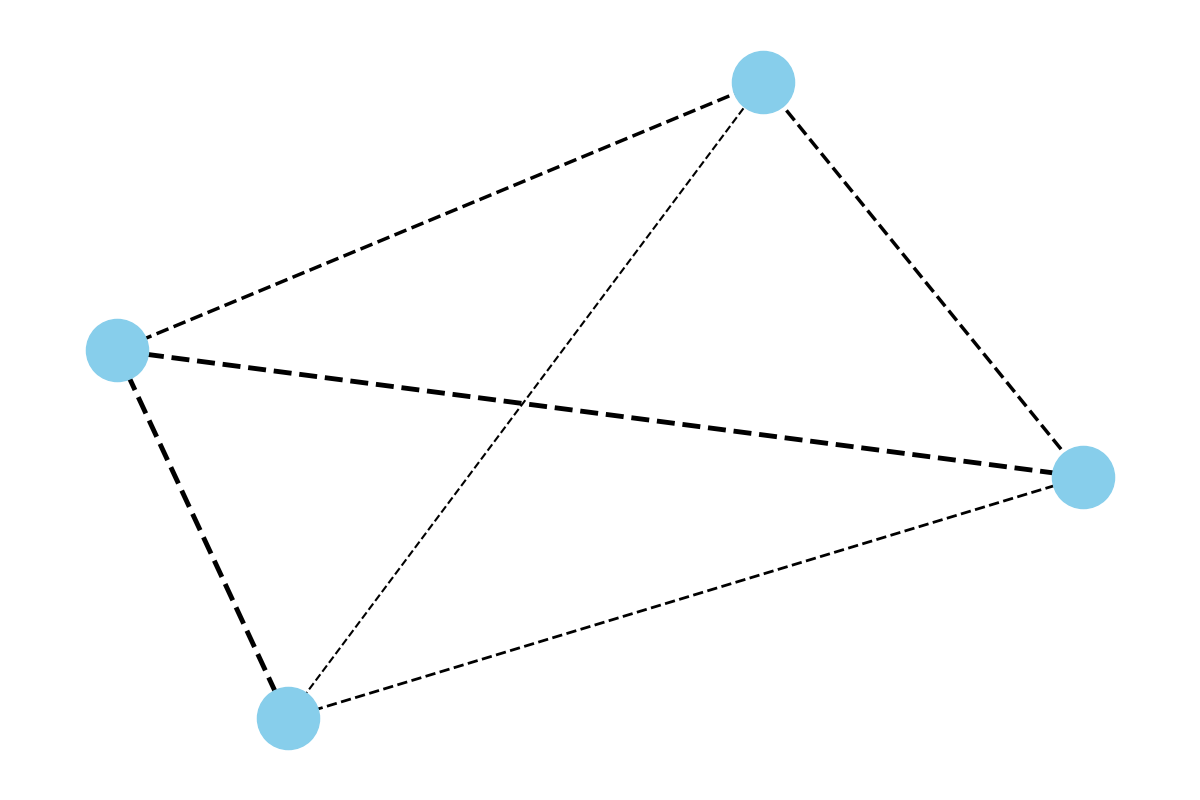

Reproduce this figure in Python.
import matplotlib.pyplot as plt
import networkx as nx

departments = ['R&D', 'Marketing', 'Sales', 'Customer Support']
communication_matrix = [
    [0, 15, 20, 10],
    [10, 0, 25, 15],
    [5, 10, 0, 20],
    [5, 5, 15, 0]
]

G = nx.Graph()  # Changed to nx.Graph for an undirected graph
G.add_nodes_from(departments)

for i, source in enumerate(departments):
    for j, target in enumerate(departments):
        if i < j and communication_matrix[i][j] + communication_matrix[j][i] > 0:  # Ensure each edge is only counted once
            total_weight = communication_matrix[i][j] + communication_matrix[j][i]
            G.add_edge(source, target, weight=total_weight)

pos = nx.spring_layout(G, k=0.3, iterations=50)
plt.figure(figsize=(12, 8))

colors = ['skyblue', 'lightgreen', 'lightcoral', 'lightpink']

nx.draw_networkx_nodes(G, pos, node_size=2000, node_color=colors[0])

edges = G.edges(data=True)
nx.draw_networkx_edges(
    G, pos, edgelist=edges,
    width=[edge[2]['weight'] * 0.1 for edge in edges],
    style='--'  # Retained the linestyle
)

plt.axis('off')
plt.tight_layout()
plt.show()
